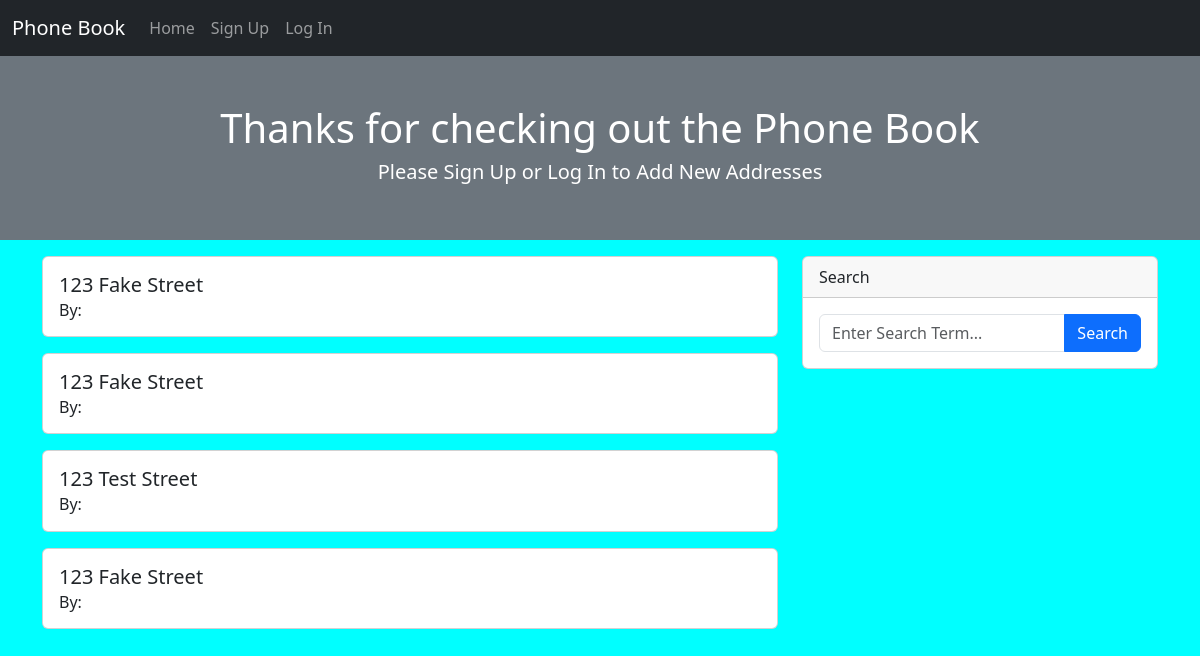
The app's page /, older data.
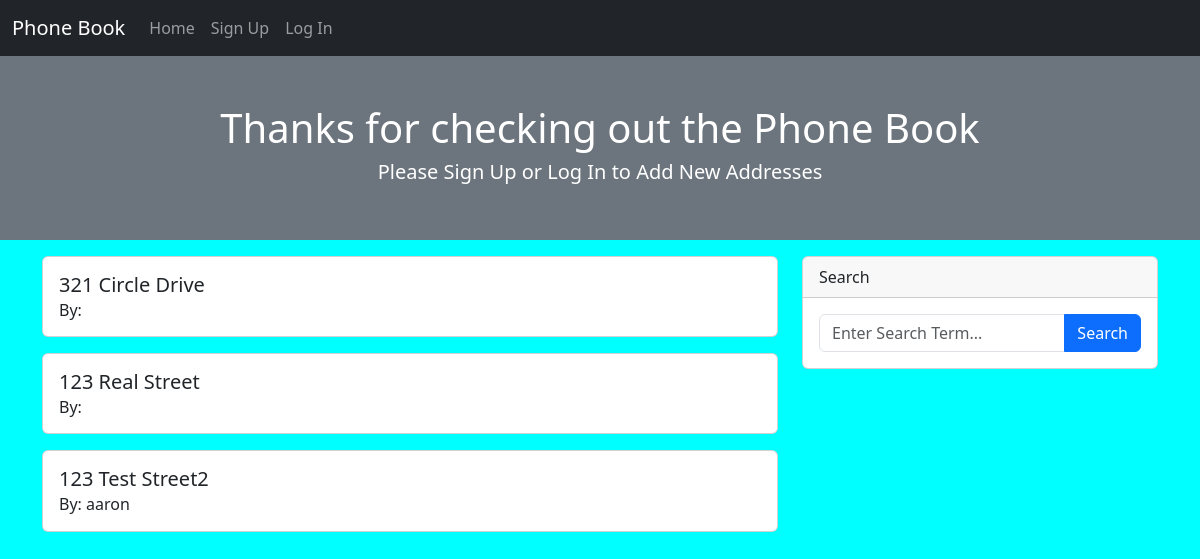
The same page, newer data.
### app/models.py (models this page shows, shortened)
class Address(db.Model):
    id = db.Column(db.Integer, primary_key=True)
    first_name = db.Column(db.String(50), nullable=False)
    last_name = db.Column(db.String(50), nullable=False)
    phone_number = db.Column(db.String(25), nullable=False)
    address = db.Column(db.String(75), nullable=False)
    user_id = db.Column(db.Integer, db.ForeignKey('user.id')) # SQL - FOREIGN KEY(user_id) REFERENCES user(id)

class User(db.Model, UserMixin):
    id = db.Column(db.Integer, primary_key=True)
    first_name = db.Column(db.String(50), nullable=False)
    last_name = db.Column(db.String(50), nullable=False)
    email = db.Column(db.String(75), nullable=False, unique=True)
    username = db.Column(db.String(75), nullable=False, unique=True)
    password = db.Column(db.String(255), nullable=False)
    date_created = db.Column(db.DateTime, nullable=False, default=datetime.utcnow)
    address = db.relationship('Address', backref='author')

### app/routes.py (the view)
@app.route('/', methods=["GET", "POST"])
def index():
    addresses = Address.query.all()
    form = SearchForm()
    if form.validate_on_submit():
        search_term = form.search_term.data
        addresses = db.session.execute(db.select(Address).where((Address.address.ilike(f"%{search_term}%")) | (Address.phone_number.ilike(f"%{search_term}%")))).scalars().all()
    return render_template('index.html', addresses=addresses, form=form)

### app/forms.py
class SearchForm(FlaskForm):
    search_term = StringField("Search Term")
    submit = SubmitField("Search")

### app/templates/index.html (shortened to what this page needs)
{% extends 'base.html' %}
{% block header %}
    <h1>Thanks for checking out the Phone Book</h1>
    {% if current_user.is_authenticated %}
        <h5>Nice to see you again, {{ current_user.username }}!</h5>
    {% else %}
        <h5>Please Sign Up or Log In to Add New Addresses</h5>
    {% endif %}
{% endblock %}
{% block content %}
    <div class="row">
        <div class="col-12 col-lg-8 order-1 order-lg-0">
            {% for address in addresses %}
                <div class="card mt-3">
                    <div class="row g-0">
                        <div class="col-md-8">
                            <div class="card-body">
                                <h5 class="card-title">{{ address.address }}</h5>
                                <h6 class="card-subtitle">By: {{ address.author.username }}</h6>
                            </div>
                        </div>
                    </div>
                </div>
            {% endfor %}
        </div>
        <div class="col-12 col-lg-4 order-0 order-lg-1">
            <div class="position-sticky top-0">
                <div class="card mt-3">
                    <div class="card-header">Search</div>
                    <div class="card-body">
                        <form action="" method="post">
                            <div class="input-group">
                                {{ form.search_term(class="form-control", placeholder="Enter Search Term...") }}
                                {{ form.submit(class="btn btn-primary") }}
                            </div>
                        </form>
                    </div>
                </div>
            </div>
        </div>
    </div>
{% endblock %}

### app/templates/base.html (shortened to what this page needs)
<!DOCTYPE html>
<html lang="en">
<head>
    <link rel="stylesheet" href="https://cdn.jsdelivr.net/npm/bootstrap@5.3.0-alpha1/dist/css/bootstrap.min.css">
    <link rel="stylesheet" href="{{ url_for('static', filename='css/main.css') }}">
</head>
<body>
    {% include 'nav.html' %}
    <div class="row bg-secondary py-5">
        <div class="col text-center text-white">
            {% block header %}{% endblock %}
        </div>
    </div>
    <div class="container">
        {% block content %}
        {% endblock %}
    </div>
</body>
</html>

### app/templates/nav.html (shortened to what this page needs)
<nav class="navbar navbar-expand-lg bg-dark" data-bs-theme="dark">
    <div class="container-fluid">
        <a class="navbar-brand" href="/">Phone Book</a>
        <div class="collapse navbar-collapse" id="collapseLinks">
        <div class="navbar-nav">
            <a class="nav-link" href="/">Home</a>
            {% if current_user.is_authenticated %}
                <a class="nav-link" href="/address">Add Address</a>
                <a class="nav-link" href="/logout">Log Out</a>
            {% else %}
                <a class="nav-link" href="/signup">Sign Up</a>
                <a class="nav-link" href="/login">Log In</a>
            {% endif %}
        </div>
        </div>
    </div>
</nav>

### app/static/css/main.css (style rules this page uses)
body { background-color: aqua; }

Row changes from the older to the newer data that the page shows:
removed Address: address "123 Fake Street"
changed Address: address "123 Fake Street" → "321 Circle Drive"
changed Address: address "123 Fake Street" → "123 Real Street"
changed Address: address "123 Test Street" → "123 Test Street2"; author.username (not shown) → "aaron"
